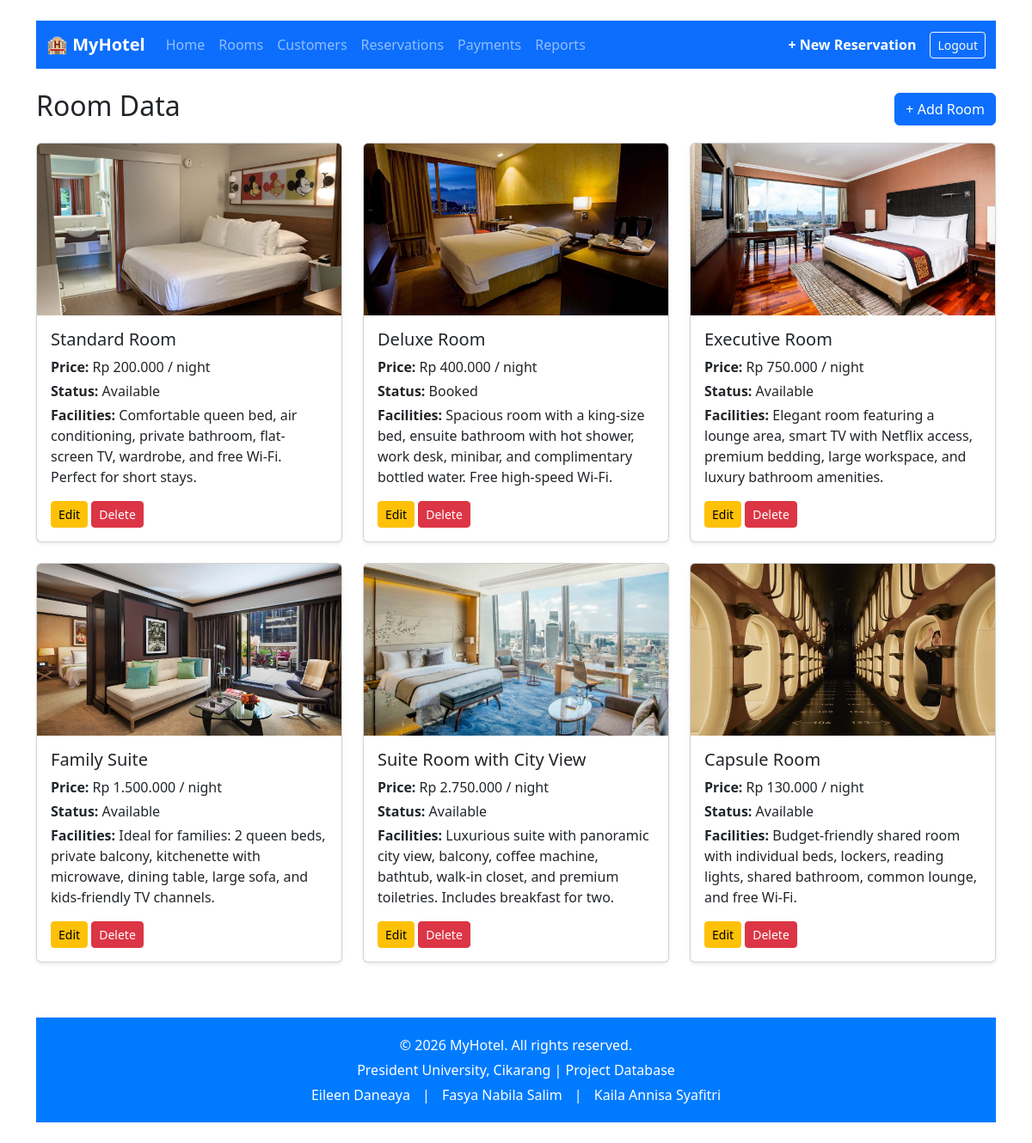
/rooms.php (signed in), run on the app's committed database.
### tables this page shows
CREATE TABLE `rooms` (
  `id` int(11) NOT NULL,
  `type` varchar(50) NOT NULL,
  `price_per_night` decimal(10,2) NOT NULL,
  `status` enum('Available','Booked') DEFAULT 'Available',
  `image` varchar(255) DEFAULT NULL,
  `description` text DEFAULT NULL,
  `facilities` text DEFAULT NULL
);

### rooms.php (the view, shortened to what this page needs)
<?php
include 'head.php';
include 'config/database.php';
include 'nav.php';
?>
<div class="d-flex justify-content-between align-items-center mb-3">
    <h2>Room Data</h2>
    <a href="add_room.php" class="btn btn-primary">+ Add Room</a>
</div>
<div class="row">
    <?php
    $result = mysqli_query($conn, "SELECT * FROM rooms");
    while ($row = mysqli_fetch_assoc($result)) {
    ?>
        <div class="col-md-4 mb-4">
            <div class="card h-100 shadow-sm">
                <img src="uploads/<?= $row['image'] ?>" class="card-img-top" alt="Room Photo" style="height: 200px; object-fit: cover;">
                <div class="card-body">
                    <h5 class="card-title"> <?= $row['type'] ?></h5>
                    <p class="card-text mb-1"><strong>Price:</strong> Rp <?= number_format($row['price_per_night'], 0, ',', '.') ?> / night</p>
                    <p class="card-text mb-1"><strong>Status:</strong> <?= ucfirst($row['status']) ?></p>
                    <?php if (!empty($row['facilities'])): ?>
                        <p class="card-text"><strong>Facilities:</strong> <?= $row['facilities'] ?></p>
                    <?php endif; ?>
                    <a href="edit_room.php?id=<?= $row['id'] ?>" class="btn btn-sm btn-warning">Edit</a>
                    <a href="delete_room.php?id=<?= $row['id'] ?>" class="btn btn-sm btn-danger" onclick="return confirm('Are you sure you want to delete this room?')">Delete</a>
                </div>
            </div>
        </div>
    <?php } ?>
</div>
<?php include 'footer.php'; ?>

### data on the page
rooms: image (picture), type "Standard Room", price_per_night "200.000", status "Available", facilities "Comfortable queen bed, air conditioning, private bathroom, flat-screen TV, wardrobe, and free Wi-Fi. Perfect for short stays."
rooms: image (picture), type "Deluxe Room", price_per_night "400.000", status "Booked", facilities "Spacious room with a king-size bed, ensuite bathroom with hot shower, work desk, minibar, and complimentary bottled water. Free high-speed Wi-Fi."
rooms: image (picture), type "Executive Room", price_per_night "750.000", status "Available", facilities "Elegant room featuring a lounge area, smart TV with Netflix access, premium bedding, large workspace, and luxury bathroom amenities."
rooms: image (picture), type "Family Suite", price_per_night "1.500.000", status "Available", facilities "Ideal for families: 2 queen beds, private balcony, kitchenette with microwave, dining table, large sofa, and kids-friendly TV channels."
rooms: image (picture), type "Suite Room with City View", price_per_night "2.750.000", status "Available", facilities "Luxurious suite with panoramic city view, balcony, coffee machine, bathtub, walk-in closet, and premium toiletries. Includes breakfast for two."
rooms: image (picture), type "Capsule Room", price_per_night "130.000", status "Available", facilities "Budget-friendly shared room with individual beds, lockers, reading lights, shared bathroom, common lounge, and free Wi-Fi."
